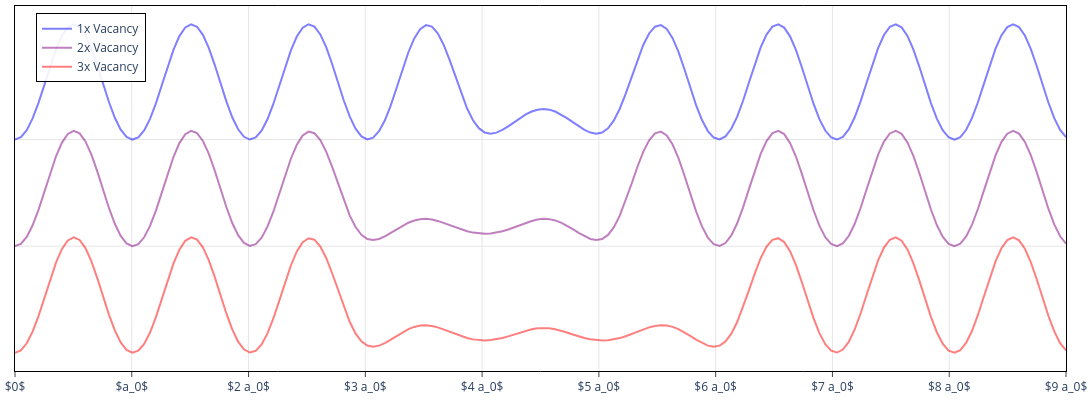

The notebook cell this image was saved under:
### Code cell
fig = go.Figure()
markers=['triangle-up', 'hexagon', 'diamond', 'cross']
_slices = np.arange(-9,-4,2)
_colors = get_zcolor(np.linspace(0,1,3), 'Bluered', alpha=0.5)
_a0 = x.max() / mx

fig.add_trace(go.Scatter(x=x[90,:]/_a0, y=std_phi_1x[90,:]-std_phi_1x[90,:].min() - 0, mode='lines', line=dict(color=_colors[0]), name='1x Vacancy'))
fig.add_trace(go.Scatter(x=x[90,:]/_a0, y=std_phi_2x[90,:]-std_phi_1x[90,:].min() - 2, mode='lines', line=dict(color=_colors[1]), name='2x Vacancy'))
fig.add_trace(go.Scatter(x=x[90,:]/_a0, y=std_phi_3x[90,:]-std_phi_1x[90,:].min() - 4, mode='lines', line=dict(color=_colors[2]), name='3x Vacancy'))

fig.update_layout(
  plot_bgcolor='white',
  paper_bgcolor='white',
  width=1200, height=400,
  xaxis=dict(range=[x[90,0]/_a0, x[90,-1]/_a0]),
  margin=dict(l=5, r=5, t=5, b=5),
  legend=dict(
      x=0.02,               # horizontal position (0 = left, 1 = right)
      y=0.98,               # vertical position (0 = bottom, 1 = top)
      xanchor='left',       # anchor legend's x to its left side
      yanchor='top',        # anchor legend's y to its top
      bgcolor='rgba(255,255,255,0.9)',  # semi-transparent background
      bordercolor='black',
      borderwidth=1,
      orientation='v'       # 'v' for vertical, 'h' for horizontal
  ),
)

light_gray = '#e6e6e6'  # subtle light gray (adjust hex to taste)
fig.update_xaxes(
    showgrid=True, gridcolor=light_gray, gridwidth=1,
    zeroline=True, zerolinecolor=light_gray,
    dtick=1,
    tickmode='array',
    tickvals=[0, 1, 2, 3, 4, 5, 6, 7, 8, 9],
    ticktext=['$0$', '$a_0$', '$2 a_0$', '$3 a_0$', '$4 a_0$', '$5 a_0$', '$6 a_0$', '$7 a_0$', '$8 a_0$', '$9 a_0$'],
    linecolor='black', mirror=True, ticks='outside'
)
fig.update_yaxes(
    showgrid=True, gridcolor=light_gray, gridwidth=1,
    zeroline=False, zerolinecolor=light_gray,
    tickmode='array',
    ticks='',
    tickvals=[0, -2],
    ticktext=['', ''],
    linecolor='black', mirror=True
)

fig.show()
fig.write_image(outputRoot / f'fig-1x2x3x-vacancy-std-density-profile.png', scale=2)

### Figure 1 — Plotly figure (JSON) as saved in the notebook; plotly's stock layout.template omitted (floating-point values rounded to 4 significant figures; data arrays with more than 128 entries replaced by an {"elided": "..."} marker saying what was removed)
{"data": [{"line": {"color": "rgba(0,0,255,0.500)"}, "mode": "lines", "name": "1x Vacancy", "type": "scatter", "x": {"elided": "180 float values"}, "y": {"elided": "180 float values"}}, {"line": {"color": "rgba(128,0,128,0.500)"}, "mode": "lines", "name": "2x Vacancy", "type": "scatter", "x": {"elided": "180 float values"}, "y": {"elided": "180 float values"}}, {"line": {"color": "rgba(255,0,0,0.500)"}, "mode": "lines", "name": "3x Vacancy", "type": "scatter", "x": {"elided": "180 float values"}, "y": {"elided": "180 float values"}}], "layout": {"height": 400, "legend": {"bgcolor": "rgba(255,255,255,0.9)", "bordercolor": "black", "borderwidth": 1, "orientation": "v", "x": 0.02, "xanchor": "left", "y": 0.98, "yanchor": "top"}, "margin": {"b": 5, "l": 5, "r": 5, "t": 5}, "paper_bgcolor": "white", "plot_bgcolor": "white", "width": 1200, "xaxis": {"dtick": 1, "gridcolor": "#e6e6e6", "gridwidth": 1, "linecolor": "black", "mirror": true, "range": [0, 9], "showgrid": true, "tickmode": "array", "ticks": "outside", "ticktext": ["$0$", "$a_0$", "$2 a_0$", "$3 a_0$", "$4 a_0$", "$5 a_0$", "$6 a_0$", "$7 a_0$", "$8 a_0$", "$9 a_0$"], "tickvals": [0, 1, 2, 3, 4, 5, 6, 7, 8, 9], "zeroline": true, "zerolinecolor": "#e6e6e6"}, "yaxis": {"gridcolor": "#e6e6e6", "gridwidth": 1, "linecolor": "black", "mirror": true, "showgrid": true, "tickmode": "array", "ticks": "", "ticktext": ["", ""], "tickvals": [0, -2], "zeroline": false, "zerolinecolor": "#e6e6e6"}}}
